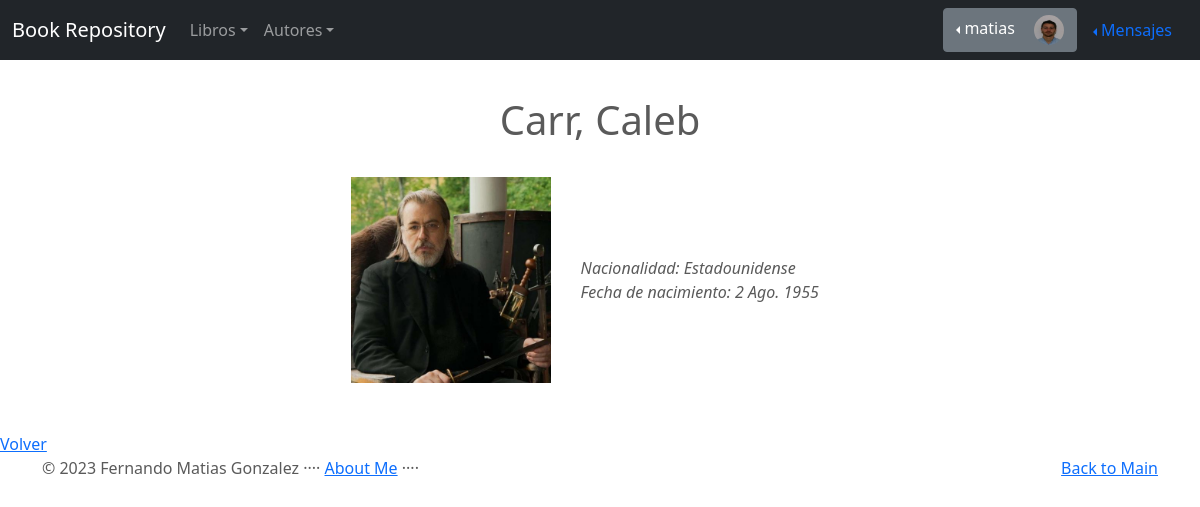
/autor/1/detail (signed in), run on the app's committed database.
### BookRepository/models.py (models this page shows, shortened)
class Profile(models.Model):
    user = models.OneToOneField(to=User, on_delete=models.CASCADE, related_name="profile")
    imagen = models.ImageField(upload_to="profiles")

class Autor(models.Model):
    nombre = models.CharField(max_length=100)
    apellido = models.CharField(max_length=100)
    nacionalidad =models.CharField(max_length=100)
    fecha_nacimiento = models.DateField()
    publisher1 = models.ForeignKey(to=User, on_delete=models.CASCADE, related_name="publisher1")
    imagen = models.ImageField(upload_to="autores")

### BookRepository/views.py (the view)
# urls.py: path('autor/<pk>/detail', AutorDetail.as_view(), name="autor-detail"),
class AutorDetail(DetailView):
    model = Autor

### BookRepository/templates/BookRepository/autor_detail.html
{% extends "BookRepository/base.html" %}
{% block main %}
    <br>
    <br>
    <h1 align="center">{{object.apellido}}, {{object.nombre}}</h1>
    <br>
    <table align="center" width="500px" height="100%">
    <tr>
        <td><img src="{{ object.imagen.url }}" width="200px" height="100%" aling="text-center"></td>
        <td>   </td>
        <td><em><span width="200px">
            Nacionalidad: {{object.nacionalidad}}<br>
            Fecha de nacimiento: {{object.fecha_nacimiento}}
        </span></em></td>
      </tr>
    </table>
    <br>
    <br>
    <a href="javascript:history.back()"> Volver</a>
{% endblock %}

### BookRepository/templates/BookRepository/base.html (shortened to what this page needs)
<!DOCTYPE html>
<html lang="es">
<head>
    {% load static %}
<link href="{% static 'BookRepository/css/bootstrap.min.css' %}" rel="stylesheet">
    <link href="{% static 'BookRepository/css/carousel.css' %}" rel="stylesheet">
</head>
  <body>
    <header>
      <nav class="navbar navbar-expand-md navbar-dark fixed-top bg-dark">
        <div class="container-fluid">
          <a class="navbar-brand" href="{% url 'index' %}">Book Repository</a>
          <div class="collapse navbar-collapse" id="navbarCollapse">
            <ul class="navbar-nav me-auto mb-2 mb-md-0">
              <li class="nav-item">
                <li class="nav-item dropdown">
                    <a class="nav-link dropdown-toggle" data-bs-toggle="dropdown" href="#" role="button" aria-expanded="false">Libros</a>
                </li>
                <li class="nav-item dropdown">
                    <a class="nav-link dropdown-toggle" data-bs-toggle="dropdown" href="#" role="button" aria-expanded="false">Autores</a>
                </li>
              </li>
            </ul>
                        {% if user.is_authenticated %}
                        <div class="btn-group dropstart" >
                          <a class="btn btn-secondary dropdown-toggle" data-bs-toggle="dropdown" href="#" role="button" aria-expanded="false">{{user.username}}
                              {% if user.profile.imagen %}
                              <img src="{{user.profile.imagen.url}}" height="30px" width="30px" style="border-radius: 50%; margin-left:15px">
                              {% endif %}
                          </a>
                        </div>
                        {% endif %}
                          <li class="btn-group dropstart">
                            <a class="nav-link dropdown-toggle" data-bs-toggle="dropdown" href="#" role="button" aria-expanded="false">Mensajes</a>
                          </li>
          </div>
        </div>
      </nav>
    </header>
    {% block main %}{% endblock %}
<div id="footer">
  <footer class="container">
    <p class="float-end"><a href="{% url 'index' %}">Back to Main</a></p>
    <p>© 2023 Fernando Matias Gonzalez   ····   <a href="{% url 'about_me' %}">About Me</a>   ····</p>
  </footer>
</div>
  </body>
</html>

### BookRepository/static/BookRepository/css/carousel.css (style rules this page uses)
body { padding-top: 3rem; padding-bottom: 3rem; color: #5a5a5a; }

### data on the page
Autor: apellido "Carr", nombre "Caleb", imagen (picture), nacionalidad "Estadounidense", fecha_nacimiento "2 Ago. 1955"

### other printed values
{{ user.username }} "matias"
